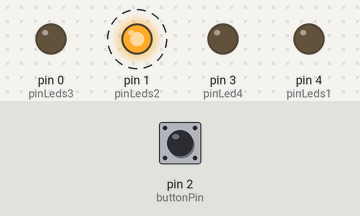
This sketch was run on a simulated Arduino Uno, built with avr-gcc and run on an emulated ATmega328P. On the bench: output pins drawn as LEDs (lit = HIGH). Dashed ring = blinking. Inputs (shaded band) come from the test bench; at power-on: pin 2 (buttonPin) LOW. Sleep ends after the set time or at an interrupt.

Above: at 1.35 s.
1.9 s: pin 2 (buttonPin) pulled HIGH for 3.2 s
At 1.9 s:
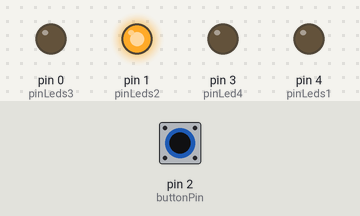
At 3.2 s:
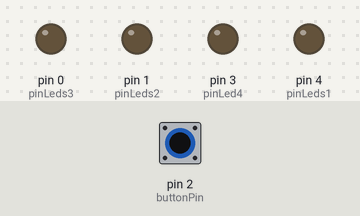
Timing chart, 0 to 12.6 s (numbered marks = the images above; inputs shaded):
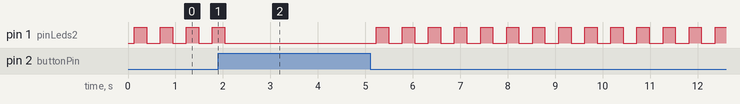

Measured:
- by itself, pin 1 (pinLeds2): repeats every 0.55 s: HIGH 0.26 s, LOW 0.29 s

The sketch:

toorcamp2024_GlowEyesBadgePWM.ino
```cpp
#include <avr/sleep.h>
#include <avr/power.h>
// disable ADC to save power during sleep
//#define adc_disable() (ADCSRA &= ~(1<<ADEN))


int pinLeds1 = 4; //physical pin 3, ADC2
int pinLeds2 = 1; //pin 6 main eyes?
int pinLeds3 = 0; //pin 5
int pinLed4 = 3; //pin 2, adc3
int buttonPin = 2; //pin 7 interrupt/wake up pin
int buttonState;
int prevbuttonstate = 1;
//long ran; //variable for the random number
int time = 15;


void setup (){
  pinMode (pinLeds1, OUTPUT);
  pinMode (pinLeds2, OUTPUT);
  pinMode (pinLeds3, OUTPUT);
  pinMode (pinLed4, OUTPUT);
  pinMode (buttonPin, INPUT);
  randomSeed(analogRead(0)); //open pin for random seed

  //sleep mode settings
  //adc_disable(); // ADC uses ~320uA while asleep
  set_sleep_mode(SLEEP_MODE_PWR_DOWN); //sleep level setting
}

void pin2Interrupt(void){
  detachInterrupt(0); //detach interrupt before anything else
  //dont put any delays or anything in here
}

void enterSleep(void){
  attachInterrupt(0,pin2Interrupt,LOW);
 // set_sleep_mode(SLEEP_MODE_PWR_DOWN);
  sleep_enable();
  sleep_mode(); //pauses here and goes to sleep
  //program continues from here once interrupt is detected
  sleep_disable();
}

void loop()
{
  //checks if button is held down, this keeps the program from locking up
  buttonState = digitalRead(buttonPin);
  if (buttonState == HIGH){
    digitalWrite(pinLeds2,LOW);
  enterSleep(); //sleep immediately if button not pressed
  //prevbuttonstate = HIGH;
  }

//if sleep does not happen, or wakeup is triggered, roll the die!

//if ((buttonState == LOW) && (prevbuttonstate == HIGH)){ //debounce


  //
  for (int i = 0; i <= 255; i++){
    analogWrite(pinLeds2,i);
  delay(1);
  }
 //delay(10);

   for (int i = 255; i >= 0; i--){
    analogWrite(pinLeds2,i);
  delay(1);
   }
delay(30);

 // prevbuttonstate = LOW;
//}

}
```
